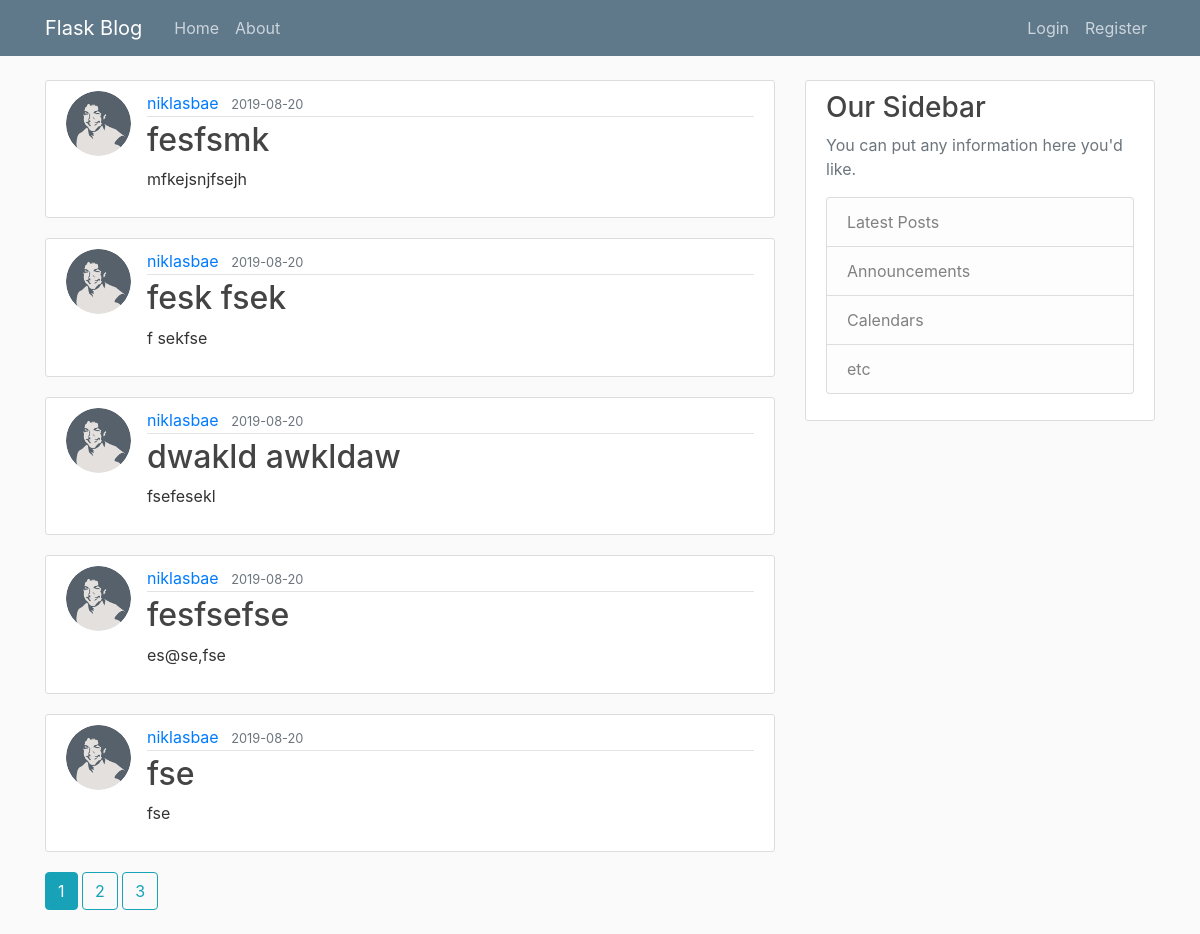
Page /home on the earlier database version.
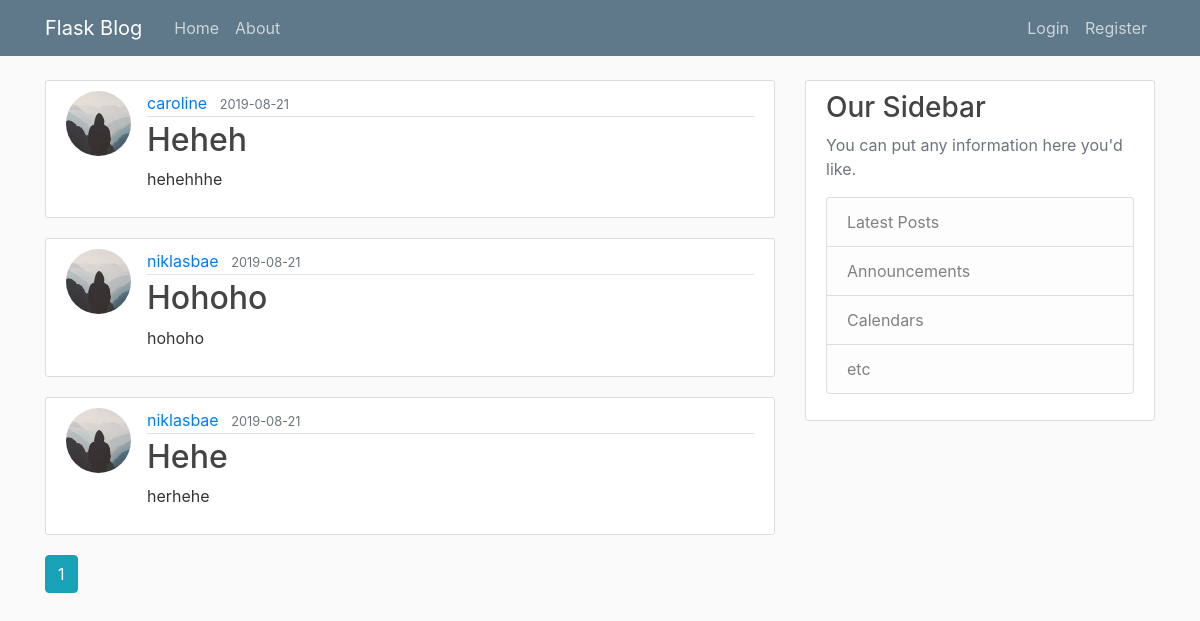
Same page on the later database version.
### app/models.py (models this page shows, shortened)
class Post(db.Model):
    id = db.Column(db.Integer, primary_key=True)
    title = db.Column(db.String(100), nullable=False)
    date_posted = db.Column(db.DateTime, nullable=False, default=datetime.utcnow)
    content = db.Column(db.Text, nullable=False)
    user_id = db.Column(db.Integer, db.ForeignKey('user.id'), nullable=False)

class User(db.Model, UserMixin):
    id = db.Column(db.Integer, primary_key=True)
    username = db.Column(db.String(20), unique=True, nullable=False)
    email = db.Column(db.String(120), unique=True, nullable=False)
    image_file = db.Column(db.String(20), nullable=False, default='default.jpg')
    password = db.Column(db.String(60), nullable=False)
    posts = db.relationship('Post', backref='author', lazy=True)

### app/main/routes.py (the view)
@main.route('/')
@main.route('/home')
def home():
    page = request.args.get('page', 1, type=int)
    posts = Post.query.order_by(Post.date_posted.desc()).paginate(page=page, per_page=5)
    return render_template('home.html', posts=posts)

### app/templates/home.html
{% extends "layout.html" %}
{% block content %}
    {% for post in posts.items %}
        <article class="media content-section">
            <img class="rounded-circle article-img" src="{{ url_for('static', filename='profile_pics/' + post.author.image_file) }}">
          <div class="media-body">
            <div class="article-metadata">
              <a class="mr-2" href="{{ url_for('users.user_posts', username=post.author.username) }}">{{ post.author.username }}</a>
              <small class="text-muted">{{ post.date_posted.strftime('%Y-%m-%d') }}</small>
            </div>
            <h2><a class="article-title" href="{{ url_for('posts.post', post_id=post.id) }}">{{ post.title }}</a></h2>
            <p class="article-content">{{ post.content }}</p>
          </div>
        </article>
    {% endfor %}
    {% for page_num in posts.iter_pages(left_edge=1, right_edge=1, left_current=1, right_current=2) %}
        {% if page_num %}
            {% if posts.page == page_num %}
                <a class="btn btn-info mb-4" href="{{ url_for('main.home', page=page_num) }}">{{ page_num }}</a>
            {% else %}
                <a class="btn btn-outline-info mb-4" href="{{ url_for('main.home', page=page_num) }}">{{ page_num }}</a>
            {% endif %}
        {% else %}
            ...
        {% endif %}
    {% endfor %}
{% endblock content %}

Differences in the rows shown:
removed Post: image_file (picture), author.username "niklasbae", date_posted "2019-08-20", title "fesfsmk", content "mfkejsnjfsejh"
removed Post: image_file (picture), author.username "niklasbae", date_posted "2019-08-20", title "fesk fsek", content "f sekfse"
removed Post: image_file (picture), author.username "niklasbae", date_posted "2019-08-20", title "dwakld awkldaw", content "fsefesekl"
removed Post: image_file (picture), author.username "niklasbae", date_posted "2019-08-20", title "fesfsefse", content "es@se,fse"
removed Post: image_file (picture), author.username "niklasbae", date_posted "2019-08-20", title "fse", content "fse"
now on this page (row edited): Post: image_file (placeholder picture), author.username "caroline", date_posted "2019-08-21", title "Heheh", content "hehehhhe"
now on this page (row edited): Post: image_file (placeholder picture), author.username "niklasbae", date_posted "2019-08-21", title "Hohoho", content "hohoho"
now on this page (row edited): Post: image_file (placeholder picture), author.username "niklasbae", date_posted "2019-08-21", title "Hehe", content "herhehe"
Other differences:
list line gone: "2"
list line gone: "3"
